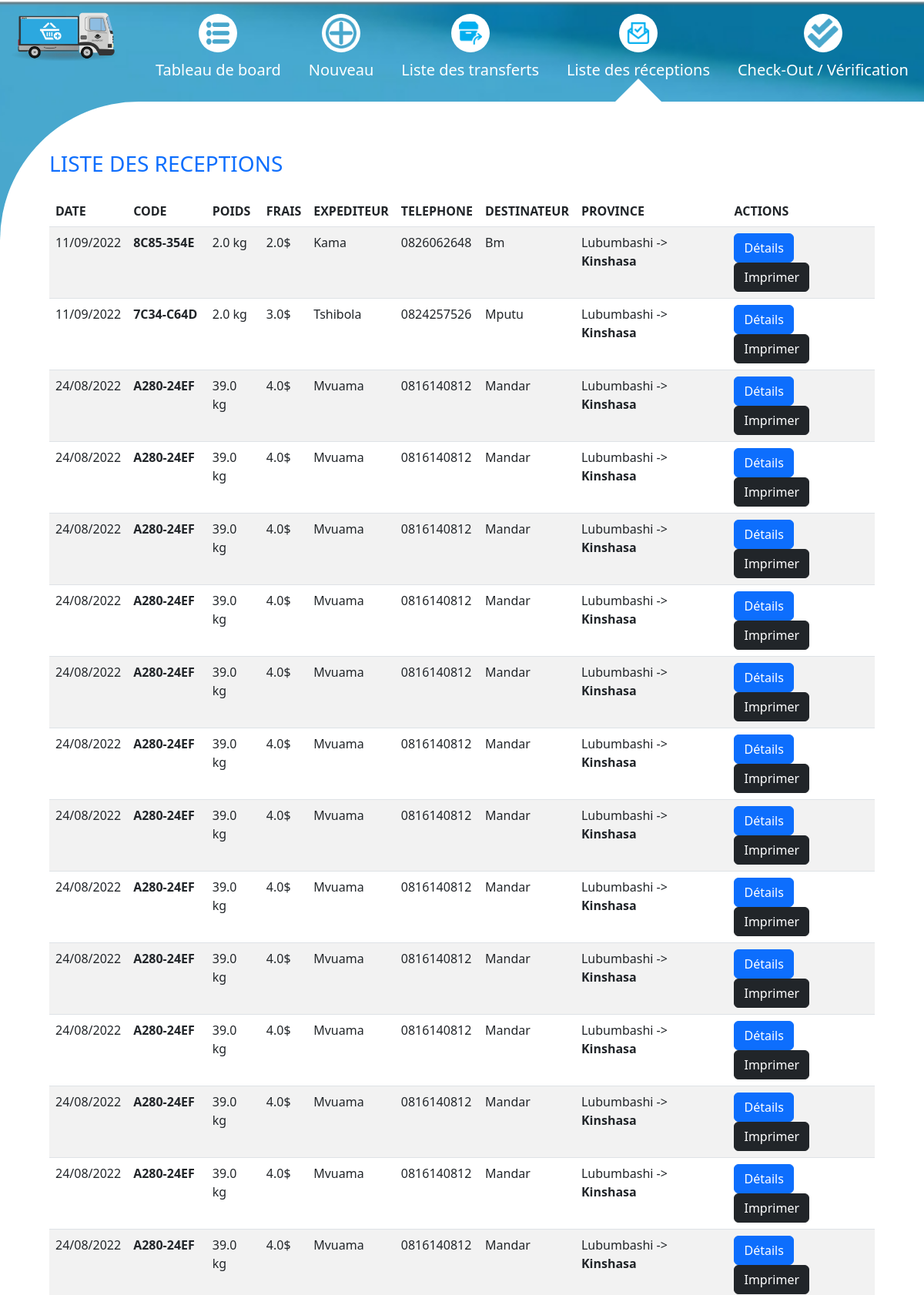
The page /receptions/ (signed in, upper part) on the database its author committed.
### login/models.py (models this page shows, shortened)
class Colis(models.Model):
    name = models.CharField(max_length=200)
    frais = models.FloatField()
    poids = models.FloatField()
    date_enregistrement = models.DateField(default=datetime.date.today)
    expediteur = models.OneToOneField(Expediteur, on_delete=models.DO_NOTHING)
    destinataire = models.OneToOneField(Destinataire, on_delete=models.DO_NOTHING)
    province_expediteur = models.ForeignKey(Province,related_name='province_origine' ,on_delete=models.DO_NOTHING)
    province_destinataire = models.ForeignKey(Province,related_name='province_destination' ,on_delete=models.DO_NOTHING)
    code = models.CharField(max_length=200)
    observation = models.CharField(max_length=255, default="", null=True)
    class Meta:
        verbose_name = "colis"
        verbose_name_plural = "colis"

class Expediteur(models.Model):
    name = models.CharField(max_length=200)
    prenom = models.CharField(max_length=200)
    telephone = models.CharField(max_length=200)
    gmail = models.CharField(max_length=200)
    class Meta:
        verbose_name = "expediteur"
        verbose_name_plural = "expediteurs"

class Destinataire(models.Model):
    name = models.CharField(max_length=200, null=False)
    prenom = models.CharField(max_length=200)
    telephone = models.CharField(max_length=200)
    gmail = models.CharField(max_length=200)
    adresse = models.CharField(max_length=200)
    class Meta:
        verbose_name = "destinataire"
        verbose_name_plural = "destinataires"

class Province(models.Model):
    name = models.CharField(max_length=200, null=False)
    class Meta:
        verbose_name = "province"
        verbose_name_plural = "provinces"

### colis/views.py (the view)
def liste_reception(request):
    if not request.user.is_authenticated:
        return redirect("connexion")
    current_user = get_user_info(request)
    try:
        receptions = []
        for colis in Colis.objects.all().order_by("-date_enregistrement"):
            if colis.province_destinataire == (get_user_info(request)).province:
                receptions.append(colis)
    except:
        receptions = []
    return render(request, 'liste_reception.html', context=
        {
            "current_path": get_current_url_path(request), # Le nom de la page courrante
            "receptions" : receptions # Liste des Colis réceptionné
        }
    )

### colis/utils.py (called while the page is built)
def get_current_url_path(request):
    resolveMatcher = resolve(request.path)
    return resolveMatcher.url_name

def get_user_info(request):
    return Agent.objects.get(user=request.user)

### colis/templates/liste_reception.html (shortened to what this page needs)
{% extends '_main.html' %}
{% load static %}
{% block content %}
<form class="d-flex flex-row justify-content-between mb-3 align-items-center" method="post">
    <h1 class="title fs-3 text-primary">LISTE DES RECEPTIONS</h1>
</form>
<table class="table table-striped">
    <thead>
        <tr>
            <th scope="col">DATE</th>
            <th scope="col">CODE</th>
            <th scope="col">POIDS</th>
            <th scope="col">FRAIS</th>
            <th scope="col">EXPEDITEUR</th>
            <th scope="col">TELEPHONE</th>
            <th scope="col">DESTINATEUR</th>
            <th scope="col">PROVINCE</th>
            <th scope="col">ACTIONS</th>
        </tr>
    </thead>
    <tbody>
        {% for reception in receptions %}
        <tr>
            <td>{{ reception.date_enregistrement|date:"d/m/Y"}}</td>
            <td> <strong>{{reception.code}}</strong> </td>
            <td>{{ reception.poids }} kg</td>
            <td>{{ reception.frais }}$</td>
            <td>{{ reception.expediteur.name|title }}</td>
            <td>{{ reception.expediteur.telephone }}</td>
            <td>{{ reception.destinataire.name|title }}</td>
            <td>{{ reception.province_expediteur.name }} -> <strong> {{ reception.province_destinataire.name }} </strong></td>
            <td>
                <a href="{% url 'bordereau_retrait' reception.id %}" class="btn btn-primary">Détails</a>
                <a href="#" class="btn btn-dark">Imprimer</a>
            </td>
        </tr>
        {% empty %}
        <tr>
            <td colspan="9" class="text-center fs-3">La liste est vide</td>
        </tr>
        {% endfor %}
    </tbody>
</table>
{% endblock content %}

### colis/templates/_main.html (style rules this page uses)
html, body { padding: 0; margin: 0; height: 100%; width: 100%; }

### rows shown on the page
Colis: date_enregistrement "11/09/2022", code "8C85-354E", poids "2.0", frais "2.0", expediteur.name "Kama", expediteur.telephone "0826062648", destinataire.name "Bm", province_expediteur.name "Lubumbashi", province_destinataire.name "Kinshasa"
Colis: date_enregistrement "11/09/2022", code "7C34-C64D", poids "2.0", frais "3.0", expediteur.name "Tshibola", expediteur.telephone "0824257526", destinataire.name "Mputu", province_expediteur.name "Lubumbashi", province_destinataire.name "Kinshasa"
Colis: date_enregistrement "24/08/2022", code "A280-24EF", poids "39.0", frais "4.0", expediteur.name "Mvuama", expediteur.telephone "0816140812", destinataire.name "Mandar", province_expediteur.name "Lubumbashi", province_destinataire.name "Kinshasa"
Colis: date_enregistrement "24/08/2022", code "A280-24EF", poids "39.0", frais "4.0", expediteur.name "Mvuama", expediteur.telephone "0816140812", destinataire.name "Mandar", province_expediteur.name "Lubumbashi", province_destinataire.name "Kinshasa"
Colis: date_enregistrement "24/08/2022", code "A280-24EF", poids "39.0", frais "4.0", expediteur.name "Mvuama", expediteur.telephone "0816140812", destinataire.name "Mandar", province_expediteur.name "Lubumbashi", province_destinataire.name "Kinshasa"
Colis: date_enregistrement "24/08/2022", code "A280-24EF", poids "39.0", frais "4.0", expediteur.name "Mvuama", expediteur.telephone "0816140812", destinataire.name "Mandar", province_expediteur.name "Lubumbashi", province_destinataire.name "Kinshasa"
Colis: date_enregistrement "24/08/2022", code "A280-24EF", poids "39.0", frais "4.0", expediteur.name "Mvuama", expediteur.telephone "0816140812", destinataire.name "Mandar", province_expediteur.name "Lubumbashi", province_destinataire.name "Kinshasa"
Colis: date_enregistrement "24/08/2022", code "A280-24EF", poids "39.0", frais "4.0", expediteur.name "Mvuama", expediteur.telephone "0816140812", destinataire.name "Mandar", province_expediteur.name "Lubumbashi", province_destinataire.name "Kinshasa"
Colis: date_enregistrement "24/08/2022", code "A280-24EF", poids "39.0", frais "4.0", expediteur.name "Mvuama", expediteur.telephone "0816140812", destinataire.name "Mandar", province_expediteur.name "Lubumbashi", province_destinataire.name "Kinshasa"
Colis: date_enregistrement "24/08/2022", code "A280-24EF", poids "39.0", frais "4.0", expediteur.name "Mvuama", expediteur.telephone "0816140812", destinataire.name "Mandar", province_expediteur.name "Lubumbashi", province_destinataire.name "Kinshasa"
Colis: date_enregistrement "24/08/2022", code "A280-24EF", poids "39.0", frais "4.0", expediteur.name "Mvuama", expediteur.telephone "0816140812", destinataire.name "Mandar", province_expediteur.name "Lubumbashi", province_destinataire.name "Kinshasa"
Colis: date_enregistrement "24/08/2022", code "A280-24EF", poids "39.0", frais "4.0", expediteur.name "Mvuama", expediteur.telephone "0816140812", destinataire.name "Mandar", province_expediteur.name "Lubumbashi", province_destinataire.name "Kinshasa"
Colis: date_enregistrement "24/08/2022", code "A280-24EF", poids "39.0", frais "4.0", expediteur.name "Mvuama", expediteur.telephone "0816140812", destinataire.name "Mandar", province_expediteur.name "Lubumbashi", province_destinataire.name "Kinshasa"
Colis: date_enregistrement "24/08/2022", code "A280-24EF", poids "39.0", frais "4.0", expediteur.name "Mvuama", expediteur.telephone "0816140812", destinataire.name "Mandar", province_expediteur.name "Lubumbashi", province_destinataire.name "Kinshasa"
Colis: date_enregistrement "24/08/2022", code "A280-24EF", poids "39.0", frais "4.0", expediteur.name "Mvuama", expediteur.telephone "0816140812", destinataire.name "Mandar", province_expediteur.name "Lubumbashi", province_destinataire.name "Kinshasa"
